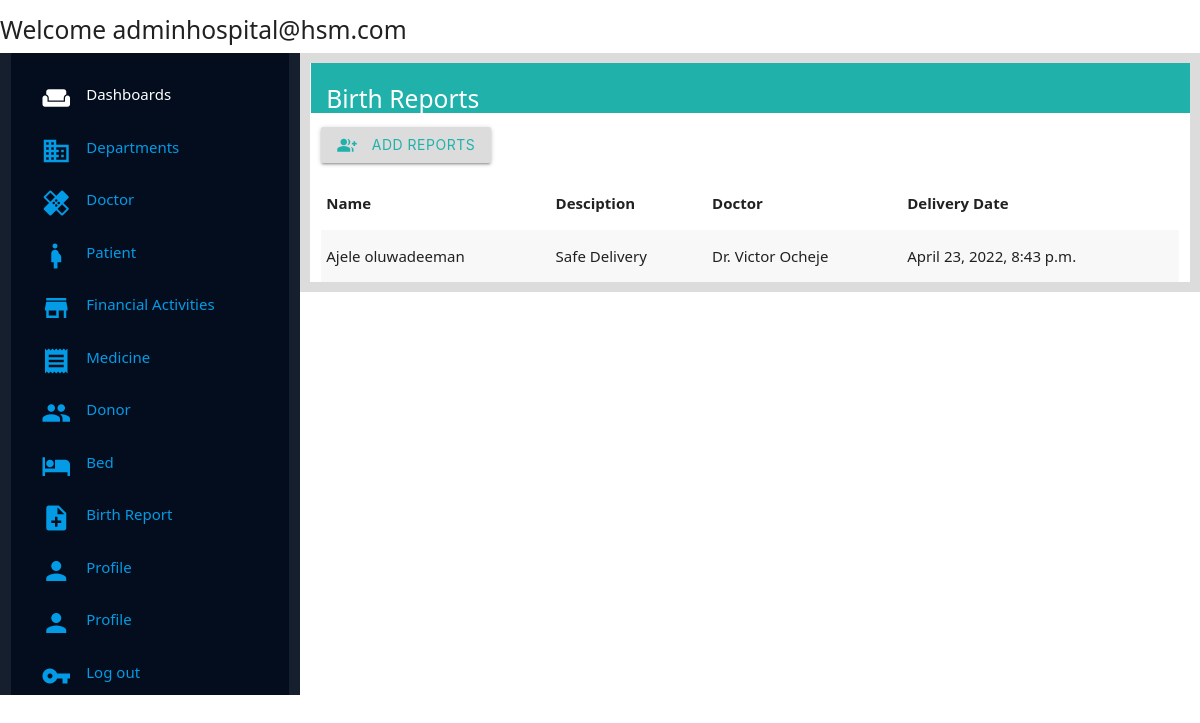
/management/reports/ (signed in), run on the app's committed database.
### management/models.py (models this page shows, shortened)
class Birth_report(models.Model):
    patient = models.ForeignKey(Patient,on_delete=models.CASCADE,null=True, blank=True)
    description = models.TextField(max_length=2048, null=True,blank=True)
    doctor = models.ForeignKey(Doctor,on_delete=models.CASCADE,blank=True, null=True)
    mode_of_delivery = models.CharField(max_length=250,null=True, blank=True)
    date_and_time = models.DateTimeField(auto_now_add=True)

class Patient(models.Model):
    Patient_id = models.CharField(unique=True, max_length=200, default="Please Update",null=True,blank=True)
    Patient_lastname = models.CharField(max_length=250,null=True, blank=True)
    Patient_firstname = models.CharField(max_length=250,null=True, blank=True)
    Patient_email_address = models.EmailField(max_length=250, null=True, blank=True, default="Null_provided@email.com")
    Patient_phone_number = models.CharField(max_length=120, null=True, blank=True)
    Patient_address = models.CharField(max_length=350,null=True,blank=True)
    Patient_doctor = models.ForeignKey(Doctor,on_delete=models.CASCADE, related_name="patient_doctor")
    Patient_blood_group = models.CharField(max_length=200, default="Please Update")
    Patient_blood_genotype = models.CharField(max_length=200, default="Please Update")
    Patient_age = models.IntegerField(null=True,blank=True)
    Patient_gender = models.CharField(max_length=25, choices=GENDER,default="UNDECIDED")
    Patient_room = models.ForeignKey(Room, on_delete=models.CharField, null=True, blank=True)

class Doctor(models.Model):
    Doctor_user_instance = models.OneToOneField(User,on_delete=models.CASCADE,null=True, blank=True)
    Profile_image = models.ImageField(blank=True, null=True,default="Null")
    Doctor_firstname = models.CharField(max_length=250, null=True,blank=True)
    Doctor_lastname = models.CharField(max_length=250, null=True,blank=True)
    Doctor_gender = models.CharField(max_length=25, choices=GENDER, default="UNDECIDED")
    Doctor_department = models.ForeignKey(Department,on_delete=models.CASCADE, related_name="doctor_department", null=True, blank=True)
    Doctor_specialization = models.CharField(max_length=250, null=True, blank=True)
    Doctor_phone_number = models.CharField(max_length=250, null=True, blank=True)
    Doctor_email_address = models.EmailField(default="firstname.lastname@hospitalmanagement.com", null=True, blank=True)
    Doctor_location = models.CharField(max_length=250,null=True, blank=True)

### management/views.py (the view)
# urls.py: path('reports/',views.reports_page, name="reports_page"),
@login_required(login_url=welcome_page)
def reports_page(request):
    birth_reports =Birth_report.objects.all()
    context = {
        'birth_reports':birth_reports
    }
    return render(request,'management/Pages/reports_page.html',context)

### management/templates/management/Pages/reports_page.html
{% extends 'management/index.html' %}
{% load static %}
{% block content %}
<div class="wrapper">
    <div class="title-holder">
        <h5 class="title">Birth Reports</h5>
    </div>
    <div class="body-wrapper">
        <button class="btn add-btn"><i class="small material-icons left">group_add</i> Add Reports</button>
    </div>
    <div class="display-list">
        <table class="striped">
        <thead>
          <tr>
              <th>Name</th>
              <th>Desciption</th>
              <th>Doctor</th>
              <th>Delivery Date</th>
          </tr>
        </thead>
        <tbody>
          {% for birth_report  in birth_reports %}
          <tr>
            <td>{{birth_report.patient.Patient_lastname}} {{birth_report.patient.Patient_firstname}}</td>
            <td>{{birth_report.description}}</td>
            <td>Dr. {{birth_report.doctor.Doctor_lastname}} {{birth_report.doctor.Doctor_firstname}}</td>
            <td>{{birth_report.date_and_time}}</td>
          </tr>
          {% endfor %}
        </tbody>
      </table>
    </div>
</div>
{% endblock content %}

### management/templates/management/Components/navbar_components.html
{% block content %}
<div class="navbar">
    <h5 class="navbar-text"> Welcome {{request.user.email}} </h5>
</div>
{% endblock %}

### management/static/management/css/style.css (style rules this page uses)
* { margin: 0; padding: 0; font-family:'Segoe UI', Tahoma, Geneva, Verdana, sans-serif; }
.title-holder { background-color: lightseagreen; height: 50px; color: white; margin-left: -10px; margin-right: -11px; padding-bottom: 10px; padding-top: 5px; padding-left: 1em; }
.add-btn { margin-top: 1em; margin-bottom: 1em; background-color: gainsboro; color: lightseagreen; }

### data on the page
Birth_report: patient.Patient_lastname "Ajele", patient.Patient_firstname "oluwadeeman", description "Safe Delivery", doctor.Doctor_lastname "Victor", doctor.Doctor_firstname "Ocheje", date_and_time "April 23, 2022, 8:43 p.m."

### other printed values
{{ request.user.email }} "adminhospital@hsm.com"
